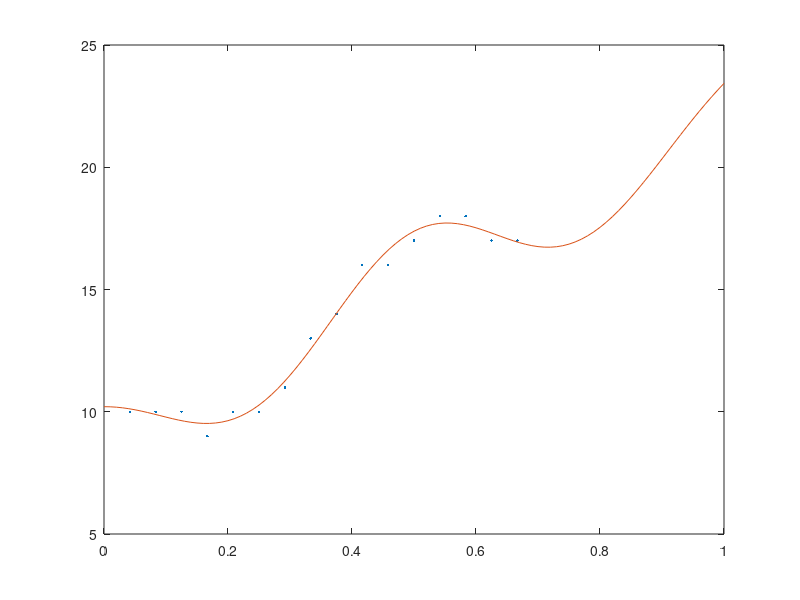

This chart was generated by the following MATLAB code:
clc;
clear;
b = [10 10 10 9 10 10 11 13 14 16 16 17 18 18 17 17];
t = [ 1/24 2/24 3/24 4/24 5/24 6/24 7/24 8/24 9/24 10/24 11/24 12/24 13/24 14/24 15/24 16/24];
r=0:0.01:1;
c1=ones(1,16);
c2=zeros(0,16);
c3=zeros(0,16);
c4=zeros(0,16);
c5=zeros(0,16);

for i=1:16
   c2(i)=sin(2*pi*t(i));
   c3(i)=cos(2*pi.*t(i));
   c4(i)=cos(4*pi.*t(i));
   c5(i)=t(i)^2;
end
A=[c1;c2;c3;c4;c5];
A=A';
S=A'*A\A'*b';
X=[S(1),S(2),S(3),S(4),S(5)];
disp('      C1        C2        C3         C4         c5')
disp(X);
Y=X(1)+X(2)*sin(2*pi.*r)+X(3)*cos(2*pi.*r)+X(4)*cos(4*pi.*r)+X(5).*r.^2;
plot(t,b,'.',r,Y);
cont=length(X);
for i=1:cont
    f=(Y(i)-b(i))^2;
    e=abs(f);
    er(i)=e;
end
contu=length(er);
for i=1:contu
    es=0;
    es=es+er(1);
end
ec=sqrt(es/cont);
disp('   Error Cuadratico Medio');
disp(ec);
disp('Pronostico Para las 7 de la noche');
pro=Y(17);